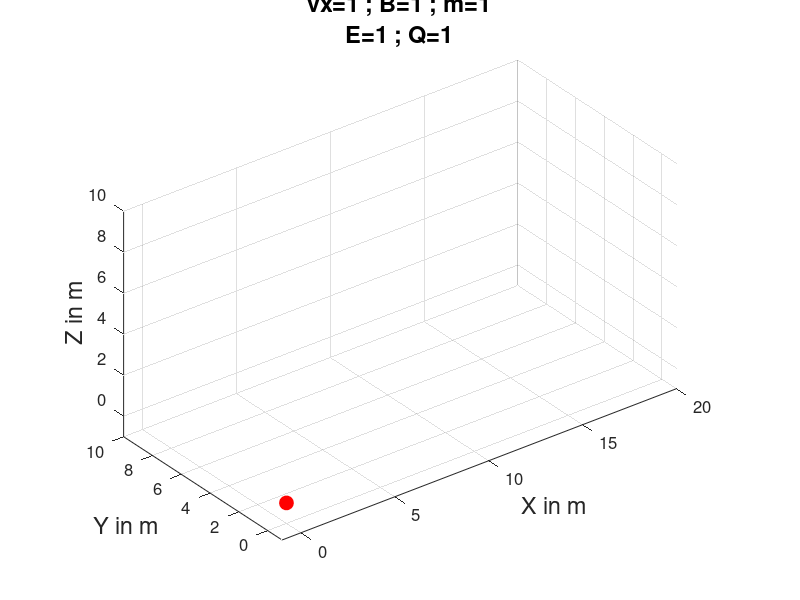

The MATLAB source for this figure: (Note: this script raises an error after producing the figure.)
%Topic: Newtons 2nd Law, exemplified by lorentz-force and strenght of field in magnetic field

%=====dialog box asking user for input========
input = inputdlg ({"Enter the values for the simulation\nvx", "\nB","\nm","\nE","\nQ"},"Object in Magnetic Field",...
                   [1,10;1,10;1,10;1,10;1,10],{"1","1","1","1","1"});           %getting user imput
vx1=str2num(input{1});                                                          %velocity x converted from user input
B0=str2num(input{2});                                                           %B converted from user input
m=str2num(input{3});                                                            %m converted from user input
E0=str2num(input{4});                                                           %E converted from user input
Q=str2num(input{5});                                                            %Q converted from user input

%=====calculating variables==================
vx=vx1;
x=x0=0;                                       %initializing
y=y0=z0=vz=vy=z=0;                            %initializing
dt=.02;                                       %interval so that one full circle has 500 steps
limt=1000;                                    %setting limit of loop to stop after one full radius

%=====preparing window========================
figure('units','norm','position',[.1 .1 .8 .7],'color',[.9 .9 .9],...
       'name', "Newtons 2nd Law");                                              %Creating Window
a = axes('position',[.1 .1 .8 .8],'color',[1 1 1],'fontsize',[12]);             %Creating Axis
txt = ["Newtons 2nd Law - Magnetic Field\nvx=" num2str(vx1) " ; B=" num2str(B0) ...
       " ; m=" num2str(m) "\nE=" num2str(E0) " ; Q=" num2str(Q) ];              %preparing  title, stating variables
a : title (txt,'fontsize',[17]);                                                %titleing diagram
a : xlabel ("X in m",'fontsize',[17]);                                          %labeling y axis
a : ylabel ("Y in m",'fontsize',[17]);                                          %labeling x axis
a : zlabel ("Z in m",'fontsize',[17]);                                          %labeling z axis
grid on;                                                                        %turing on the grid in coordinate system
axis('equal',[-1 20 -1 10 -1 10]);                                              %setting axis limits based on radius of circle ,[-1 10 -5 5 -5 5]
h_center=line(0,0,'marker','o', 'markersize',[10],'color','red',...
              'markerfacecolor','red');                                         %setting a ball to  center circle
view(3);                                                                        %setting view to also see z movement 
drawnow;                                                                        %drawing the system

%=====declaring function for acceleration x===
function ax=funVX(x,y,vx,vy,B,Q,m,E);
  ax=0;                                       %acceleration for x
endfunction;

%=====declaring function for velocity x=======
function Vx=funX(vx);
  Vx=vx;                                      %speed x
endfunction;

%=====declaring function for acceleration y===
function ay=funVY(x,y,vx,vy,vz,B,Q,m,E);
  ay=(Q*(E))/(m);                             %acceleration for y +vy*B
endfunction;

%=====declaring function for velocity y=======
function Vy=funY(vy);
  Vy=vy;                                      %speed y
endfunction;

%=====declaring function for acceleration z===
function az=funVZ(x,y,vx,vy,vz,B,Q,m,E);
  az=(Q*(vx*B))/(m);                          %acceleration for z E+
endfunction;

%=====declaring function for velocity z=======
function Vz=funZ(vz);
  Vz=vz;                                      %speed z
endfunction;

%=====loop for time progression and graphing==
for t=0:dt:limt;                              %loop from 0 to limt with interval dt
  B=B0*sin(t);
  E=E0*sin(t);
  %=====X + Y variable========================
  %---calculating k1---
  k1x=funX(vx);
  k1y=funY(vy);
  k1z=funZ(vz);
  k1Vx=funVX(x,y,vx,vy,vz,B,Q,m,E);
  k1Vy=funVY(x,y,vx,vy,vz,B,Q,m,E);
  k1Vz=funVZ(x,y,vx,vy,vz,B,Q,m,E);
  
  %---calculating k2---
  k2x=funX(vx+k1Vx*dt/2);
  k2y=funY(vy+k1Vy*dt/2);
  k2z=funZ(vz+k1Vz*dt/2);
  k2Vx=funVX(x+k1x*dt/2,y+k1y*dt/2,vx+k1Vx*dt/2,vy+k1Vy*dt/2,vz+k1Vy*dt/2,B,Q,m,E);
  k2Vy=funVY(x+k1x*dt/2,y+k1y*dt/2,vx+k1Vx*dt/2,vy+k1Vy*dt/2,vz+k1Vy*dt/2,B,Q,m,E);
  k2Vz=funVZ(x+k1x*dt/2,y+k1y*dt/2,vx+k1Vx*dt/2,vy+k1Vy*dt/2,vz+k1Vy*dt/2,B,Q,m,E);
  
  %---calculating k3---
  k3x=funX(vx+k2Vx*dt/2);
  k3y=funY(vy+k2Vy*dt/2);
  k3z=funZ(vz+k2Vz*dt/2);
  k3Vx=funVX(x+k2x*dt/2,y+k2y*dt/2,vx+k2Vx*dt/2,vy+k2Vy*dt/2,vz+k2Vy*dt/2,B,Q,m,E);
  k3Vy=funVY(x+k2x*dt/2,y+k2y*dt/2,vx+k2Vx*dt/2,vy+k2Vy*dt/2,vz+k2Vy*dt/2,B,Q,m,E);
  k3Vz=funVZ(x+k2x*dt/2,y+k2y*dt/2,vx+k2Vx*dt/2,vy+k2Vy*dt/2,vz+k2Vy*dt/2,B,Q,m,E);
  
  %---calculating k4---
  k4x=funX(vx+k3Vx*dt);
  k4y=funY(vy+k3Vy*dt);
  k4z=funZ(vz+k3Vz*dt);
  k4Vx=funVX(x+k3x*dt,y+k3y*dt,vx+k3Vx*dt,vy+k3Vy*dt,vz+k3Vy*dt,B,Q,m,E);
  k4Vy=funVY(x+k3x*dt,y+k3y*dt,vx+k3Vx*dt,vy+k3Vy*dt,vz+k3Vy*dt,B,Q,m,E);
  k4Vz=funVZ(x+k3x*dt,y+k3y*dt,vx+k3Vx*dt,vy+k3Vy*dt,vz+k3Vy*dt,B,Q,m,E);
  
  %---calculating new x & y---
  x=x+(k1x+2*k2x+2*k3x+k4x)*dt/6;
  y=y+(k1y+2*k2y+2*k3y+k4y)*dt/6;
  z=z+(k1z+2*k2z+2*k3z+k4z)*dt/6;
  
  %---calculating new vx & vy---
  vx=vx+(k1Vx+2*k2Vx+2*k3Vx+k4Vx)*dt/6;
  vy=vy+(k1Vy+2*k2Vy+2*k3Vy+k4Vy)*dt/6;
  vz=vz+(k1Vz+2*k2Vz+2*k3Vz+k4Vz)*dt/6;

  %===creating line of y and x================
  line([x0  x],[y0 y],[z0 z],'linewidth',[2]);%line of x and y
  set(h_center,'xdata',x,'ydata',y,'zdata',z);  %setting the ball to the center
  x0=x;                                       %storing x for next line
  y0=y;                                       %storing y for next line
  z0=z;                                       %storing z for next line
  drawnow;                                    %drawing line and ball
  
  if B<0 | E<0;
    break;
  endif;
endfor;